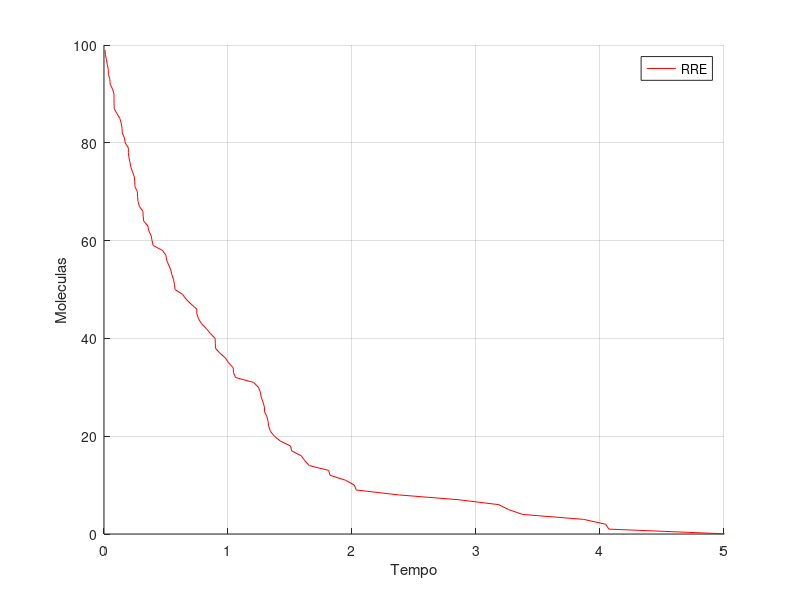

Reproduce this figure in MATLAB.
%SSA_MM.m


rand('state', 100)

V = [-1 0 0; 0 0 0];

%%%Condições iniciais
nA = 6.023e23;             %Constante de avogrado
vol = 1e-15;               %Volume do sistema
X = zeros(2,1);
X(1) = 100; % moleculas de substrato
c(1) = 1; c(2) = 0; c(3) = 0;
X(2) = 0.0;


%%%%%%%%%%%%%%%%%%CME%%%%%%%%%%%%%%%%%%%%

subs_cme = [];
product_cme = [];
time_cme = [];
t = 0;
tfinal = 50;
while t < tfinal
    a(1) = c(1)*X(1);    
    asum = sum(a);
    if (asum == 0)
        break;
    end
    j = min(find(rand<cumsum(a/asum)));    
    tau = log(1/rand)/asum;
    X = X + V(:,j);
    t = t + tau;
    subs_cme = [subs_cme, X(1)];        
    time_cme = [time_cme, t];
end

hold on
plot ( time_cme, subs_cme, 'r-');
axis([0 5 0 100]);
grid on;

hold off
xlabel("Tempo");
ylabel("Moleculas");
legend("RRE", "CLE", "CME");